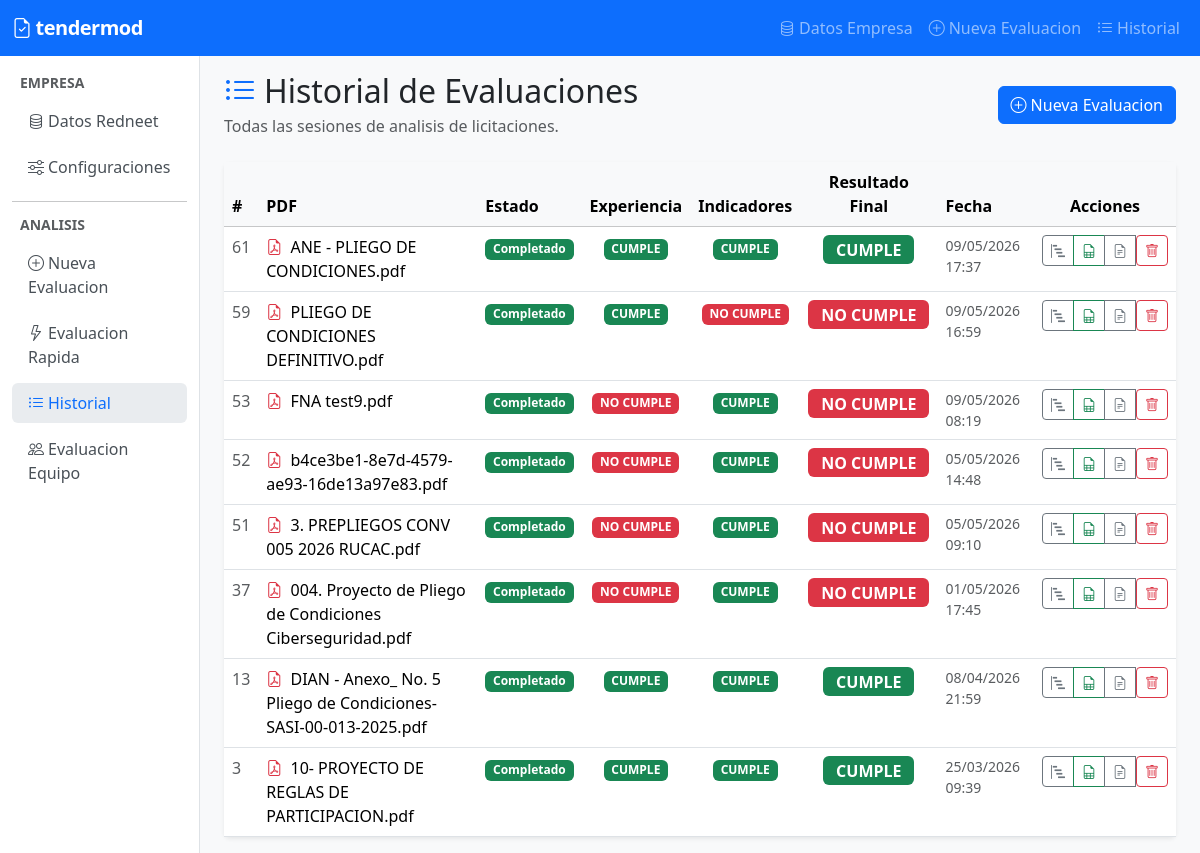
The page /analysis/ on the database as committed earlier.
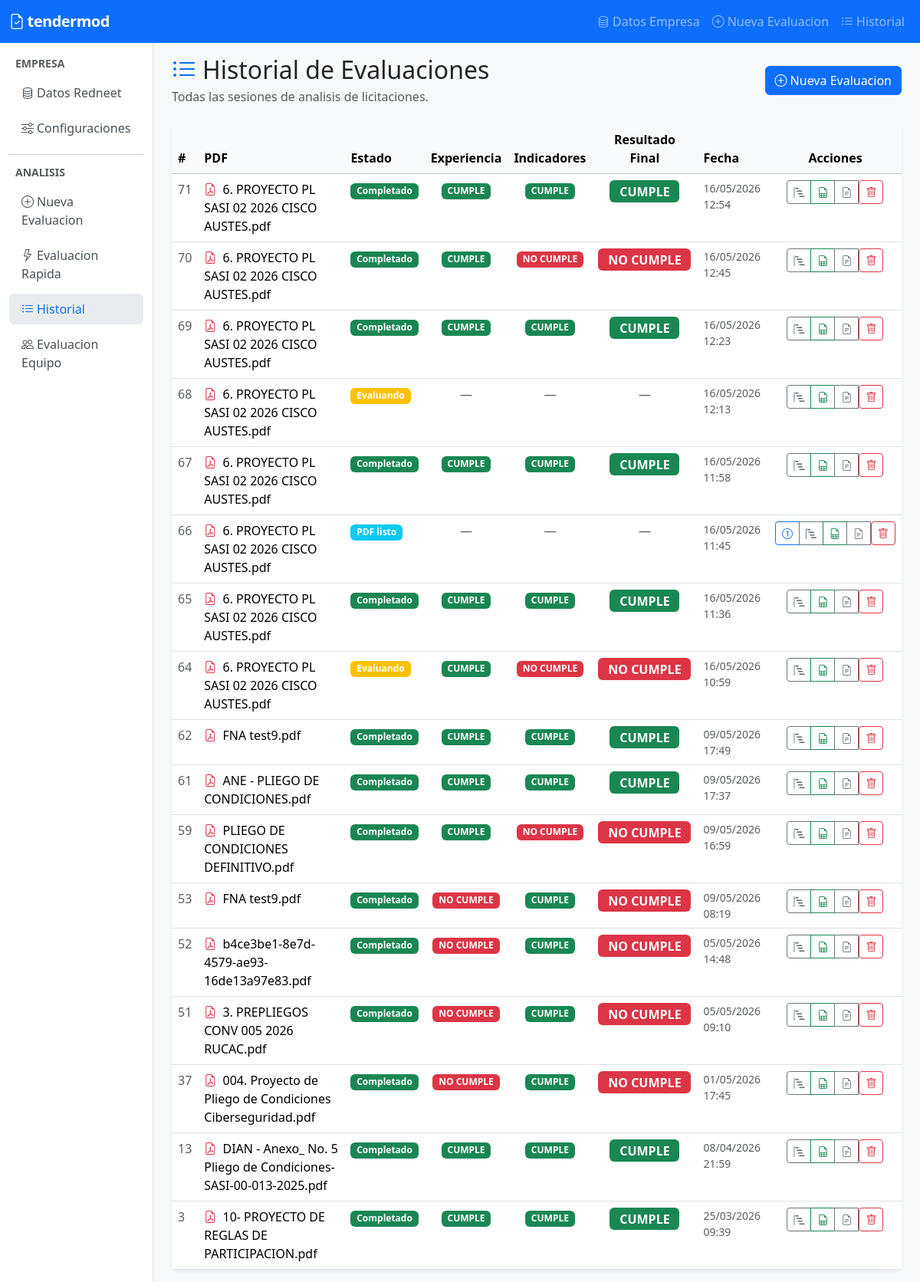
The same page on the database as committed later.
### apps/core/models.py (models this page shows, shortened)
class AnalysisSession(models.Model):
    STATUS_CHOICES = [
        ('created', 'Creado'),
        ('ingesting_pdf', 'Ingiriendo PDF'),
        ('pdf_ready', 'PDF listo'),
        ('extracted', 'Requisitos extraidos'),
        ('evaluating', 'Evaluando'),
        ('completed', 'Completado'),
        ('error', 'Error'),
    ]
    status = models.CharField(max_length=20, choices=STATUS_CHOICES, default='created')
    pdf_filename = models.CharField(max_length=255, blank=True)
    display_name = models.CharField(max_length=255, blank=True, default='')
    experience_requirements_json = models.TextField(blank=True)
    indicators_requirements_json = models.TextField(blank=True)
    general_info_text = models.TextField(blank=True)
    general_requirements_json = models.TextField(blank=True, default='')
    celery_task_id = models.CharField(max_length=255, blank=True)
    ocr_document_path = models.CharField(max_length=500, blank=True, default='')
    created_at = models.DateTimeField(auto_now_add=True)
    updated_at = models.DateTimeField(auto_now=True)
    class Meta:
        ordering = ['-created_at']
    @property
    def status_display_class(self):
        mapping = {
            'created': 'secondary',
            'ingesting_pdf': 'warning',
            'pdf_ready': 'info',
            'extracted': 'primary',
            'evaluating': 'warning',
            'completed': 'success',
            'error': 'danger',
        }
        return mapping.get(self.status, 'secondary')

### apps/analysis/views.py (the view)
# urls.py: path('', views.analysis_list, name='list'),
def analysis_list(request):
    sessions = AnalysisSession.objects.select_related('result').all()
    return render(request, 'analysis/list.html', {'sessions': sessions})

### templates/analysis/list.html (shortened to what this page needs)
{% extends "base.html" %}
{% load static %}
{% block nav_list %}active{% endblock %}
{% block content %}
<div class="d-flex justify-content-between align-items-center mb-4">
    <div>
        <h2 class="mb-1"><i class="bi bi-list-ul me-2 text-primary"></i>Historial de Evaluaciones</h2>
        <p class="text-muted mb-0">Todas las sesiones de analisis de licitaciones.</p>
    </div>
    <a href="{% url 'analysis:new' %}" class="btn btn-primary">
        <i class="bi bi-plus-circle me-1"></i>Nueva Evaluacion
    </a>
</div>
{% if sessions %}
<div class="card border-0 shadow-sm">
    <div class="card-body p-0">
        <div class="table-responsive">
            <table class="table table-hover mb-0">
                <thead class="table-light">
                    <tr>
                        <th>#</th>
                        <th>PDF</th>
                        <th>Estado</th>
                        <th class="text-center">Experiencia</th>
                        <th class="text-center">Indicadores</th>
                        <th class="text-center">Resultado Final</th>
                        <th>Fecha</th>
                        <th class="text-center">Acciones</th>
                    </tr>
                </thead>
                <tbody>
                    {% for session in sessions %}
                    <tr>
                        <td class="text-muted">{{ session.pk }}</td>
                        <td>
                            <i class="bi bi-file-earmark-pdf text-danger me-1"></i>
                            {{ session.pdf_filename|default:"—" }}
                        </td>
                        <td>
                            <span class="badge bg-{{ session.status_display_class }}">
                                {{ session.get_status_display }}
                            </span>
                        </td>
                        <td class="text-center">
                            {% if session.result and session.result.cumple_experiencia is not None %}
                                {% if session.result.cumple_experiencia %}
                                    <span class="badge bg-success">CUMPLE</span>
                                {% else %}
                                    <span class="badge bg-danger">NO CUMPLE</span>
                                {% endif %}
                            {% else %}
                                <span class="text-muted">—</span>
                            {% endif %}
                        </td>
                        <td class="text-center">
                            {% if session.result and session.result.cumple_indicadores is not None %}
                                {% if session.result.cumple_indicadores %}
                                    <span class="badge bg-success">CUMPLE</span>
                                {% else %}
                                    <span class="badge bg-danger">NO CUMPLE</span>
                                {% endif %}
                            {% else %}
                                <span class="text-muted">—</span>
                            {% endif %}
                        </td>
                        <td class="text-center">
                            {% if session.result and session.result.cumple_final is not None %}
                                {% if session.result.cumple_final %}
                                    <span class="badge bg-success badge-cumple">CUMPLE</span>
                                {% else %}
                                    <span class="badge bg-danger badge-cumple">NO CUMPLE</span>
                                {% endif %}
                            {% else %}
                                <span class="text-muted">—</span>
                            {% endif %}
                        </td>
                        <td class="text-muted small">{{ session.created_at|date:"d/m/Y H:i" }}</td>
                        <td class="text-center">
                            <div class="btn-group btn-group-sm">
                                {% if session.status == 'ingesting_pdf' or session.status == 'created' or session.status == 'pdf_ready' %}
                                    <a href="{% url 'analysis:step1' pk=session.pk %}"
                                       class="btn btn-outline-primary" title="Paso 1">
                                        <i class="bi bi-1-circle"></i>
                                    </a>
                                {% elif session.status == 'extracted' %}
                                    <a href="{% url 'analysis:step2' pk=session.pk %}"
                                       class="btn btn-outline-primary" title="Paso 2">
                                        <i class="bi bi-2-circle"></i>
                                    </a>
                                {% endif %}
                                <a href="{% url 'analysis:results' pk=session.pk %}"
                                   class="btn btn-outline-secondary" title="Resultados">
                                    <i class="bi bi-bar-chart-steps"></i>
                                </a>
                                <a href="{% url 'analysis:export_excel' pk=session.pk %}"
                                   class="btn btn-outline-success" title="Descargar Excel">
                                    <i class="bi bi-file-earmark-spreadsheet"></i>
                                </a>
                                <a href="{% url 'analysis:export_text' pk=session.pk %}"
                                   class="btn btn-outline-secondary" title="Descargar TXT">
                                    <i class="bi bi-file-earmark-text"></i>
                                </a>
                                <form method="post"
                                      action="{% url 'analysis:delete' pk=session.pk %}"
                                      style="display:inline"
                                      onsubmit="return confirm('¿Eliminar la evaluación «{{ session.pdf_filename|default:session.pk }}»?\nSe borrarán el PDF y todos los datos asociados. Esta acción no se puede deshacer.')">
                                    <button type="submit" class="btn btn-outline-danger btn-sm" title="Eliminar">
                                        <i class="bi bi-trash"></i>
                                    </button>
                                </form>
                            </div>
                        </td>
                    </tr>
                    {% endfor %}
                </tbody>
            </table>
        </div>
    </div>
</div>
{% endif %}
{% endblock %}

### templates/base.html (shortened to what this page needs)
{% load static %}
<!DOCTYPE html>
<html lang="es">
<head>
    <link href="https://cdn.jsdelivr.net/npm/bootstrap@5.3.2/dist/css/bootstrap.min.css" rel="stylesheet">
    <link href="https://cdn.jsdelivr.net/npm/bootstrap-icons@1.11.3/font/bootstrap-icons.min.css" rel="stylesheet">
</head>
<body>
<nav class="navbar navbar-expand-lg navbar-dark bg-primary">
    <div class="container-fluid">
        <a class="navbar-brand" href="/">
            <i class="bi bi-file-earmark-check me-1"></i>tendermod
        </a>
        <div class="collapse navbar-collapse" id="navbarNav">
            <ul class="navbar-nav ms-auto">
                <li class="nav-item">
                    <a class="nav-link" href="{% url 'redneet:dashboard' %}">
                        <i class="bi bi-database me-1"></i>Datos Empresa
                    </a>
                </li>
                <li class="nav-item">
                    <a class="nav-link" href="{% url 'analysis:new' %}">
                        <i class="bi bi-plus-circle me-1"></i>Nueva Evaluacion
                    </a>
                </li>
                <li class="nav-item">
                    <a class="nav-link" href="{% url 'analysis:list' %}">
                        <i class="bi bi-list-ul me-1"></i>Historial
                    </a>
                </li>
            </ul>
        </div>
    </div>
</nav>
<div class="container-fluid">
    <div class="row">
        <nav class="col-md-2 d-none d-md-block sidebar py-3">
            <div class="d-flex flex-column gap-1">
                <p class="text-muted small text-uppercase fw-bold px-2 mb-1">Empresa</p>
                <a class="nav-link {% block nav_redneet %}{% endblock %}"
                   href="{% url 'redneet:dashboard' %}">
                    <i class="bi bi-database me-1"></i>Datos Redneet
                </a>
                <a class="nav-link {% if request.resolver_match.url_name == 'settings' %}active{% endif %}"
                   href="{% url 'redneet:settings' %}">
                    <i class="bi bi-sliders me-1"></i>Configuraciones
                </a>
                <hr class="my-2">
                <p class="text-muted small text-uppercase fw-bold px-2 mb-1">Analisis</p>
                <a class="nav-link {% block nav_new %}{% endblock %}"
                   href="{% url 'analysis:new' %}">
                    <i class="bi bi-plus-circle me-1"></i>Nueva Evaluacion
                </a>
                <a class="nav-link {% block nav_quick %}{% endblock %}"
                   href="{% url 'analysis:quick' %}">
                    <i class="bi bi-lightning me-1"></i>Evaluacion Rapida
                </a>
                <a class="nav-link {% block nav_list %}{% endblock %}"
                   href="{% url 'analysis:list' %}">
                    <i class="bi bi-list-ul me-1"></i>Historial
                </a>
                <a class="nav-link {% block nav_team %}{% endblock %}"
                   href="{% url 'analysis:team_qa' %}">
                    <i class="bi bi-people me-1"></i>Evaluacion Equipo
                </a>
            </div>
        </nav>
        <main class="col-md-10 ms-sm-auto px-md-4 py-3">
            {% block content %}{% endblock %}
        </main>
    </div>
</div>
</body>
</html>

### templates/base.html (style rules this page uses)
body { background-color: #f8f9fa; }
.navbar-brand { font-weight: 700; letter-spacing: -0.5px; }
.sidebar { min-height: calc(100vh - 56px); background-color: #fff; border-right: 1px solid #dee2e6; }
.sidebar .nav-link { color: #495057; padding: 0.5rem 1rem; border-radius: 0.375rem; margin-bottom: 2px; }
.sidebar .nav-link:hover, .sidebar .nav-link.active { background-color: #e9ecef; color: #0d6efd; }
.sidebar .nav-link i { width: 1.2rem; }
.badge-cumple { font-size: 1rem; padding: 0.4rem 0.8rem; }

Rows that differ between the two databases and show on the page:
added AnalysisSession: pk "71", pdf_filename "6. PROYECTO PL SASI 02 2026 CISCO AUSTES.pdf", status "Completado", shows "CUMPLE", created_at "16/05/2026 12:54"
added AnalysisSession: pk "70", pdf_filename "6. PROYECTO PL SASI 02 2026 CISCO AUSTES.pdf", status "Completado", shows "CUMPLE", shows "NO CUMPLE", created_at "16/05/2026 12:45"
added AnalysisSession: pk "69", pdf_filename "6. PROYECTO PL SASI 02 2026 CISCO AUSTES.pdf", status "Completado", shows "CUMPLE", created_at "16/05/2026 12:23"
added AnalysisSession: pk "68", pdf_filename "6. PROYECTO PL SASI 02 2026 CISCO AUSTES.pdf", status "Evaluando", created_at "16/05/2026 12:13"
added AnalysisSession: pk "67", pdf_filename "6. PROYECTO PL SASI 02 2026 CISCO AUSTES.pdf", status "Completado", shows "CUMPLE", created_at "16/05/2026 11:58"
added AnalysisSession: pk "66", pdf_filename "6. PROYECTO PL SASI 02 2026 CISCO AUSTES.pdf", status "PDF listo", created_at "16/05/2026 11:45"
added AnalysisSession: pk "65", pdf_filename "6. PROYECTO PL SASI 02 2026 CISCO AUSTES.pdf", status "Completado", shows "CUMPLE", created_at "16/05/2026 11:36"
added AnalysisSession: pk "64", pdf_filename "6. PROYECTO PL SASI 02 2026 CISCO AUSTES.pdf", status "Evaluando", shows "CUMPLE", shows "NO CUMPLE", created_at "16/05/2026 10:59"
added AnalysisSession: pk "62", pdf_filename "FNA test9.pdf", status "Completado", shows "CUMPLE", created_at "09/05/2026 17:49"
